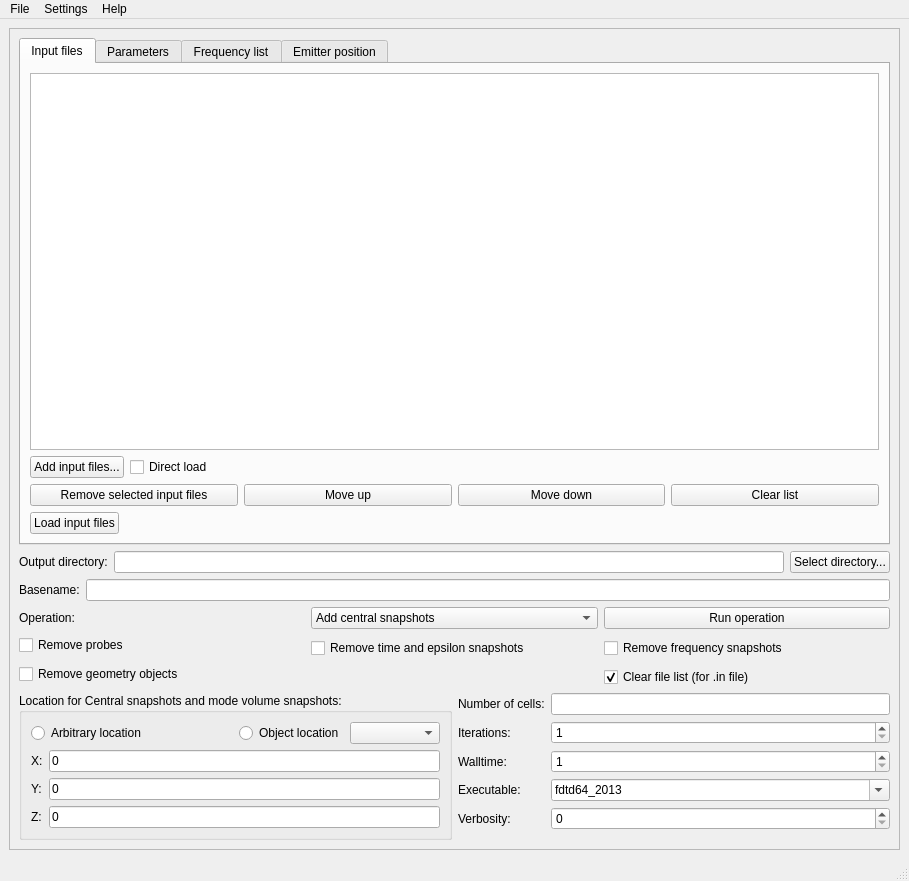
<?xml version="1.0" encoding="UTF-8"?>
<ui version="4.0">
 <class>MainWindow</class>
 <widget class="QMainWindow" name="MainWindow">
  <property name="geometry">
   <rect>
    <x>0</x>
    <y>0</y>
    <width>909</width>
    <height>881</height>
   </rect>
  </property>
  <property name="windowTitle">
   <string>BFDTD tool</string>
  </property>
  <widget class="QWidget" name="centralwidget">
   <layout class="QVBoxLayout" name="verticalLayout_6">
    <item>
     <widget class="QScrollArea" name="scrollArea">
      <property name="verticalScrollBarPolicy">
       <enum>Qt::ScrollBarAsNeeded</enum>
      </property>
      <property name="horizontalScrollBarPolicy">
       <enum>Qt::ScrollBarAsNeeded</enum>
      </property>
      <property name="widgetResizable">
       <bool>true</bool>
      </property>
      <widget class="QWidget" name="scrollAreaWidgetContents">
       <property name="geometry">
        <rect>
         <x>0</x>
         <y>0</y>
         <width>887</width>
         <height>810</height>
        </rect>
       </property>
       <layout class="QVBoxLayout" name="verticalLayout_7">
        <item>
         <layout class="QVBoxLayout" name="verticalLayout_2">
          <item>
           <widget class="QTabWidget" name="tabWidget">
            <property name="currentIndex">
             <number>0</number>
            </property>
            <widget class="QWidget" name="tab">
             <attribute name="title">
              <string>Input files</string>
             </attribute>
             <layout class="QVBoxLayout" name="verticalLayout_4">
              <item>
               <widget class="QListWidget" name="listWidget_InputFiles">
                <property name="selectionMode">
                 <enum>QAbstractItemView::ExtendedSelection</enum>
                </property>
                <property name="selectionRectVisible">
                 <bool>true</bool>
                </property>
               </widget>
              </item>
              <item>
               <layout class="QHBoxLayout" name="horizontalLayout_6">
                <item>
                 <widget class="QPushButton" name="pushButton_addInputFiles">
                  <property name="text">
                   <string>Add input files...</string>
                  </property>
                 </widget>
                </item>
                <item>
                 <widget class="QCheckBox" name="checkBox_DirectLoad">
                  <property name="text">
                   <string>Direct load</string>
                  </property>
                 </widget>
                </item>
                <item>
                 <spacer name="horizontalSpacer">
                  <property name="orientation">
                   <enum>Qt::Horizontal</enum>
                  </property>
                  <property name="sizeHint" stdset="0">
                   <size>
                    <width>40</width>
                    <height>20</height>
                   </size>
                  </property>
                 </spacer>
                </item>
               </layout>
              </item>
              <item>
               <layout class="QHBoxLayout" name="horizontalLayout_9">
                <item>
                 <widget class="QPushButton" name="pushButton_removeInputFiles">
                  <property name="text">
                   <string>Remove selected input files</string>
                  </property>
                 </widget>
                </item>
                <item>
                 <widget class="QPushButton" name="pushButton_moveInputFileUp">
                  <property name="text">
                   <string>Move up</string>
                  </property>
                 </widget>
                </item>
                <item>
                 <widget class="QPushButton" name="pushButton_moveInputFileDown">
                  <property name="text">
                   <string>Move down</string>
                  </property>
                 </widget>
                </item>
                <item>
                 <widget class="QPushButton" name="pushButton_clearList">
                  <property name="text">
                   <string>Clear list</string>
                  </property>
                 </widget>
                </item>
               </layout>
              </item>
              <item>
               <layout class="QHBoxLayout" name="horizontalLayout_10">
                <item>
                 <widget class="QPushButton" name="pushButton_loadInputFiles">
                  <property name="text">
                   <string>Load input files</string>
                  </property>
                 </widget>
                </item>
                <item>
                 <spacer name="horizontalSpacer_2">
                  <property name="orientation">
                   <enum>Qt::Horizontal</enum>
                  </property>
                  <property name="sizeHint" stdset="0">
                   <size>
                    <width>40</width>
                    <height>20</height>
                   </size>
                  </property>
                 </spacer>
                </item>
               </layout>
              </item>
             </layout>
            </widget>
            <widget class="QWidget" name="tab_3">
             <attribute name="title">
              <string>Parameters</string>
             </attribute>
             <widget class="QLabel" name="label_15">
              <property name="geometry">
               <rect>
                <x>460</x>
                <y>40</y>
                <width>161</width>
                <height>17</height>
               </rect>
              </property>
              <property name="text">
               <string>Shellscript parameters:</string>
              </property>
             </widget>
             <widget class="QLabel" name="label_16">
              <property name="geometry">
               <rect>
                <x>20</x>
                <y>30</y>
                <width>161</width>
                <height>17</height>
               </rect>
              </property>
              <property name="text">
               <string>Snapshot parameters:</string>
              </property>
             </widget>
             <widget class="QPushButton" name="pushButton_12">
              <property name="geometry">
               <rect>
                <x>520</x>
                <y>260</y>
                <width>201</width>
                <height>27</height>
               </rect>
              </property>
              <property name="text">
               <string>Load parameters from file...</string>
              </property>
             </widget>
             <widget class="QPushButton" name="pushButton_7">
              <property name="geometry">
               <rect>
                <x>270</x>
                <y>270</y>
                <width>201</width>
                <height>27</height>
               </rect>
              </property>
              <property name="text">
               <string>Load parameters from file...</string>
              </property>
             </widget>
             <widget class="QListView" name="listView_3">
              <property name="geometry">
               <rect>
                <x>710</x>
                <y>130</y>
                <width>111</width>
                <height>101</height>
               </rect>
              </property>
             </widget>
             <widget class="QLabel" name="label_13">
              <property name="geometry">
               <rect>
                <x>20</x>
                <y>310</y>
                <width>101</width>
                <height>17</height>
               </rect>
              </property>
              <property name="text">
               <string>Output:</string>
              </property>
             </widget>
             <widget class="QLabel" name="label_11">
              <property name="geometry">
               <rect>
                <x>110</x>
                <y>320</y>
                <width>121</width>
                <height>17</height>
               </rect>
              </property>
              <property name="text">
               <string>Slicing direction:</string>
              </property>
             </widget>
             <widget class="QLabel" name="label_17">
              <property name="geometry">
               <rect>
                <x>120</x>
                <y>290</y>
                <width>62</width>
                <height>17</height>
               </rect>
              </property>
              <property name="text">
               <string>X:</string>
              </property>
             </widget>
             <widget class="QComboBox" name="comboBox_3">
              <property name="geometry">
               <rect>
                <x>290</x>
                <y>330</y>
                <width>87</width>
                <height>29</height>
               </rect>
              </property>
             </widget>
             <widget class="QTableWidget" name="tableWidget">
              <property name="geometry">
               <rect>
                <x>60</x>
                <y>60</y>
                <width>351</width>
                <height>192</height>
               </rect>
              </property>
              <property name="acceptDrops">
               <bool>true</bool>
              </property>
              <property name="dragEnabled">
               <bool>true</bool>
              </property>
              <property name="dragDropOverwriteMode">
               <bool>false</bool>
              </property>
              <property name="dragDropMode">
               <enum>QAbstractItemView::InternalMove</enum>
              </property>
              <property name="defaultDropAction">
               <enum>Qt::IgnoreAction</enum>
              </property>
              <property name="selectionMode">
               <enum>QAbstractItemView::MultiSelection</enum>
              </property>
              <property name="sortingEnabled">
               <bool>false</bool>
              </property>
              <row>
               <property name="text">
                <string>0</string>
               </property>
              </row>
              <row>
               <property name="text">
                <string>1</string>
               </property>
              </row>
              <row>
               <property name="text">
                <string>2</string>
               </property>
              </row>
              <row>
               <property name="text">
                <string>3</string>
               </property>
              </row>
              <row>
               <property name="text">
                <string>4</string>
               </property>
              </row>
              <column>
               <property name="text">
                <string>a</string>
               </property>
              </column>
              <column>
               <property name="text">
                <string>b</string>
               </property>
              </column>
              <column>
               <property name="text">
                <string>c</string>
               </property>
              </column>
              <item row="0" column="0">
               <property name="text">
                <string>456</string>
               </property>
              </item>
              <item row="0" column="1">
               <property name="text">
                <string>54</string>
               </property>
              </item>
              <item row="0" column="2">
               <property name="text">
                <string>456899</string>
               </property>
              </item>
              <item row="1" column="0">
               <property name="text">
                <string>1</string>
               </property>
              </item>
              <item row="1" column="1">
               <property name="text">
                <string>24524</string>
               </property>
              </item>
              <item row="1" column="2">
               <property name="text">
                <string>4689</string>
               </property>
              </item>
              <item row="2" column="0">
               <property name="text">
                <string>4444</string>
               </property>
              </item>
              <item row="2" column="1">
               <property name="text">
                <string>1</string>
               </property>
              </item>
              <item row="2" column="2">
               <property name="text">
                <string>47</string>
               </property>
              </item>
              <item row="3" column="0">
               <property name="text">
                <string>478</string>
               </property>
              </item>
              <item row="3" column="1">
               <property name="text">
                <string>45</string>
               </property>
              </item>
              <item row="3" column="2">
               <property name="text">
                <string>47</string>
               </property>
              </item>
              <item row="4" column="0">
               <property name="text">
                <string>75896</string>
               </property>
              </item>
              <item row="4" column="1">
               <property name="text">
                <string>1</string>
               </property>
              </item>
              <item row="4" column="2">
               <property name="text">
                <string>4777</string>
               </property>
              </item>
             </widget>
             <widget class="QListWidget" name="listWidget">
              <property name="geometry">
               <rect>
                <x>430</x>
                <y>70</y>
                <width>256</width>
                <height>161</height>
               </rect>
              </property>
              <property name="dragEnabled">
               <bool>true</bool>
              </property>
              <property name="dragDropMode">
               <enum>QAbstractItemView::InternalMove</enum>
              </property>
              <item>
               <property name="text">
                <string>gdfg</string>
               </property>
              </item>
              <item>
               <property name="text">
                <string>hhhhhhhhhh</string>
               </property>
              </item>
              <item>
               <property name="text">
                <string>bbbbbbbbbb</string>
               </property>
              </item>
              <item>
               <property name="text">
                <string>asda</string>
               </property>
              </item>
              <item>
               <property name="text">
                <string>aaaaaaaaaaaa</string>
               </property>
              </item>
             </widget>
            </widget>
            <widget class="QWidget" name="tab_4">
             <attribute name="title">
              <string>Frequency list</string>
             </attribute>
             <layout class="QVBoxLayout" name="verticalLayout_5">
              <item>
               <layout class="QHBoxLayout" name="horizontalLayout_7">
                <item>
                 <widget class="QTableWidget" name="tableWidget_Frequencies">
                  <property name="dragEnabled">
                   <bool>true</bool>
                  </property>
                  <property name="dragDropOverwriteMode">
                   <bool>false</bool>
                  </property>
                  <property name="dragDropMode">
                   <enum>QAbstractItemView::DragOnly</enum>
                  </property>
                  <property name="selectionBehavior">
                   <enum>QAbstractItemView::SelectRows</enum>
                  </property>
                  <property name="sortingEnabled">
                   <bool>true</bool>
                  </property>
                  <attribute name="horizontalHeaderDefaultSectionSize">
                   <number>150</number>
                  </attribute>
                  <attribute name="horizontalHeaderStretchLastSection">
                   <bool>true</bool>
                  </attribute>
                  <column>
                   <property name="text">
                    <string>Frequency (MHz)</string>
                   </property>
                  </column>
                  <column>
                   <property name="text">
                    <string>Wavelength (mum)</string>
                   </property>
                  </column>
                  <column>
                   <property name="text">
                    <string>Comment</string>
                   </property>
                  </column>
                 </widget>
                </item>
                <item>
                 <layout class="QVBoxLayout" name="verticalLayout">
                  <item>
                   <widget class="QPushButton" name="pushButton_AddFrequency">
                    <property name="text">
                     <string>Add frequency</string>
                    </property>
                   </widget>
                  </item>
                  <item>
                   <widget class="QPushButton" name="pushButton_AddFrequencyFromFrequencyList">
                    <property name="text">
                     <string>Add from frequency list file...</string>
                    </property>
                   </widget>
                  </item>
                  <item>
                   <widget class="QPushButton" name="pushButton_AddFrequencyFromInpFile">
                    <property name="text">
                     <string>Add from .inp file...</string>
                    </property>
                   </widget>
                  </item>
                  <item>
                   <widget class="QPushButton" name="pushButton_RemoveFrequency">
                    <property name="text">
                     <string>Remove selected frequencies</string>
                    </property>
                   </widget>
                  </item>
                  <item>
                   <widget class="QPushButton" name="pushButton_moveFrequencyUp">
                    <property name="text">
                     <string>Move up</string>
                    </property>
                   </widget>
                  </item>
                  <item>
                   <widget class="QPushButton" name="pushButton_moveFrequencyDown">
                    <property name="text">
                     <string>Move down</string>
                    </property>
                   </widget>
                  </item>
                  <item>
                   <widget class="QPushButton" name="pushButton_clearFrequencyList">
                    <property name="text">
                     <string>Clear list</string>
                    </property>
                   </widget>
                  </item>
                 </layout>
                </item>
               </layout>
              </item>
              <item>
               <layout class="QHBoxLayout" name="horizontalLayout_11">
                <item>
                 <layout class="QFormLayout" name="formLayout_3">
                  <item row="0" column="0">
                   <widget class="QLabel" name="label_8">
                    <property name="text">
                     <string>Starting sample:</string>
                    </property>
                   </widget>
                  </item>
                  <item row="0" column="1">
                   <widget class="QSpinBox" name="spinBox_StartingSample">
                    <property name="minimum">
                     <number>1</number>
                    </property>
                    <property name="maximum">
                     <number>100000000</number>
                    </property>
                   </widget>
                  </item>
                  <item row="1" column="0">
                   <widget class="QLabel" name="label_9">
                    <property name="text">
                     <string>First:</string>
                    </property>
                   </widget>
                  </item>
                  <item row="1" column="1">
                   <widget class="QSpinBox" name="spinBox_First">
                    <property name="minimum">
                     <number>1</number>
                    </property>
                    <property name="maximum">
                     <number>100000000</number>
                    </property>
                   </widget>
                  </item>
                  <item row="2" column="0">
                   <widget class="QLabel" name="label_10">
                    <property name="text">
                     <string>Repetition:</string>
                    </property>
                   </widget>
                  </item>
                  <item row="2" column="1">
                   <widget class="QSpinBox" name="spinBox_Repetition">
                    <property name="minimum">
                     <number>1</number>
                    </property>
                    <property name="maximum">
                     <number>100000000</number>
                    </property>
                   </widget>
                  </item>
                 </layout>
                </item>
                <item>
                 <spacer name="horizontalSpacer_3">
                  <property name="orientation">
                   <enum>Qt::Horizontal</enum>
                  </property>
                  <property name="sizeHint" stdset="0">
                   <size>
                    <width>40</width>
                    <height>20</height>
                   </size>
                  </property>
                 </spacer>
                </item>
               </layout>
              </item>
             </layout>
            </widget>
            <widget class="QWidget" name="tab_5">
             <attribute name="title">
              <string>Emitter position</string>
             </attribute>
            </widget>
           </widget>
          </item>
          <item>
           <layout class="QHBoxLayout" name="horizontalLayout">
            <item>
             <widget class="QLabel" name="label_2">
              <property name="text">
               <string>Output directory:</string>
              </property>
             </widget>
            </item>
            <item>
             <widget class="QLineEdit" name="lineEdit_OutputDirectory"/>
            </item>
            <item>
             <widget class="QPushButton" name="pushButton_SelectOutputDirectory">
              <property name="text">
               <string>Select directory...</string>
              </property>
             </widget>
            </item>
           </layout>
          </item>
          <item>
           <layout class="QHBoxLayout" name="horizontalLayout_2">
            <item>
             <widget class="QLabel" name="label_3">
              <property name="text">
               <string>Basename:</string>
              </property>
             </widget>
            </item>
            <item>
             <widget class="QLineEdit" name="lineEdit_BaseName"/>
            </item>
           </layout>
          </item>
          <item>
           <layout class="QHBoxLayout" name="horizontalLayout_3">
            <item>
             <widget class="QLabel" name="label_5">
              <property name="text">
               <string>Operation:</string>
              </property>
             </widget>
            </item>
            <item>
             <widget class="QComboBox" name="comboBox_Operation">
              <item>
               <property name="text">
                <string>Add central snapshots</string>
               </property>
              </item>
              <item>
               <property name="text">
                <string>Print number of cells</string>
               </property>
              </item>
              <item>
               <property name="text">
                <string>Add mode volume snapshots</string>
               </property>
              </item>
              <item>
               <property name="text">
                <string>Convert frequency to epsilon snapshots</string>
               </property>
              </item>
             </widget>
            </item>
            <item>
             <widget class="QPushButton" name="pushButton_Run">
              <property name="text">
               <string>Run operation</string>
              </property>
             </widget>
            </item>
           </layout>
          </item>
          <item>
           <layout class="QGridLayout" name="gridLayout">
            <item row="0" column="0">
             <widget class="QCheckBox" name="checkBox_removeProbes">
              <property name="text">
               <string>Remove probes</string>
              </property>
             </widget>
            </item>
            <item row="0" column="1" rowspan="2">
             <widget class="QCheckBox" name="checkBox_removeTimeAndEpsilonSnapshots">
              <property name="text">
               <string>Remove time and epsilon snapshots</string>
              </property>
             </widget>
            </item>
            <item row="0" column="2" rowspan="2">
             <widget class="QCheckBox" name="checkBox_removeFrequencySnapshots">
              <property name="text">
               <string>Remove frequency snapshots</string>
              </property>
             </widget>
            </item>
            <item row="1" column="0" rowspan="2">
             <widget class="QCheckBox" name="checkBox_removeGeometryObjects">
              <property name="text">
               <string>Remove geometry objects</string>
              </property>
             </widget>
            </item>
            <item row="2" column="2">
             <widget class="QCheckBox" name="checkBox_clearFileList">
              <property name="text">
               <string>Clear file list (for .in file)</string>
              </property>
              <property name="checked">
               <bool>true</bool>
              </property>
             </widget>
            </item>
           </layout>
          </item>
          <item>
           <layout class="QHBoxLayout" name="horizontalLayout_8">
            <item>
             <widget class="QGroupBox" name="groupBox">
              <property name="title">
               <string>Location for Central snapshots and mode volume snapshots:</string>
              </property>
              <layout class="QVBoxLayout" name="verticalLayout_3">
               <item>
                <layout class="QHBoxLayout" name="horizontalLayout_5">
                 <item>
                  <widget class="QRadioButton" name="radioButton_ArbitraryLocation">
                   <property name="text">
                    <string>Arbitrary location</string>
                   </property>
                  </widget>
                 </item>
                 <item>
                  <layout class="QHBoxLayout" name="horizontalLayout_4">
                   <item>
                    <widget class="QRadioButton" name="radioButton_ObjectLocation">
                     <property name="text">
                      <string>Object location</string>
                     </property>
                    </widget>
                   </item>
                   <item>
                    <widget class="QComboBox" name="comboBox_ObjectLocation"/>
                   </item>
                  </layout>
                 </item>
                </layout>
               </item>
               <item>
                <layout class="QFormLayout" name="formLayout_2">
                 <item row="0" column="0">
                  <widget class="QLabel" name="label_19">
                   <property name="text">
                    <string>X:</string>
                   </property>
                  </widget>
                 </item>
                 <item row="0" column="1">
                  <widget class="QLineEdit" name="lineEdit_X">
                   <property name="text">
                    <string>0</string>
                   </property>
                  </widget>
                 </item>
                 <item row="1" column="0">
                  <widget class="QLabel" name="label_20">
                   <property name="text">
                    <string>Y:</string>
                   </property>
                  </widget>
                 </item>
                 <item row="1" column="1">
                  <widget class="QLineEdit" name="lineEdit_Y">
                   <property name="text">
                    <string>0</string>
                   </property>
                  </widget>
                 </item>
                 <item row="2" column="0">
                  <widget class="QLabel" name="label_21">
                   <property name="text">
                    <string>Z:</string>
                   </property>
                  </widget>
                 </item>
                 <item row="2" column="1">
                  <widget class="QLineEdit" name="lineEdit_Z">
                   <property name="text">
                    <string>0</string>
                   </property>
                  </widget>
                 </item>
                </layout>
               </item>
              </layout>
             </widget>
            </item>
            <item>
             <layout class="QFormLayout" name="formLayout">
              <item row="0" column="0">
               <widget class="QLabel" name="label_18">
                <property name="text">
                 <string>Number of cells:</string>
                </property>
               </widget>
              </item>
              <item row="0" column="1">
               <widget class="QLineEdit" name="lineEdit_Ncells">
                <property name="enabled">
                 <bool>true</bool>
                </property>
                <property name="text">
                 <string/>
                </property>
                <property name="readOnly">
                 <bool>true</bool>
                </property>
               </widget>
              </item>
              <item row="1" column="0">
               <widget class="QLabel" name="label_7">
                <property name="text">
                 <string>Iterations:</string>
                </property>
               </widget>
              </item>
              <item row="1" column="1">
               <widget class="QSpinBox" name="spinBox_Niterations">
                <property name="minimum">
                 <number>1</number>
                </property>
                <property name="maximum">
                 <number>10000000</number>
                </property>
                <property name="singleStep">
                 <number>1000</number>
                </property>
               </widget>
              </item>
              <item row="2" column="0">
               <widget class="QLabel" name="label_4">
                <property name="text">
                 <string>Walltime:</string>
                </property>
               </widget>
              </item>
              <item row="2" column="1">
               <widget class="QSpinBox" name="spinBox_Walltime">
                <property name="minimum">
                 <number>1</number>
                </property>
                <property name="maximum">
                 <number>360</number>
                </property>
               </widget>
              </item>
              <item row="3" column="0">
               <widget class="QLabel" name="label_6">
                <property name="text">
                 <string>Executable:</string>
                </property>
               </widget>
              </item>
              <item row="3" column="1">
               <widget class="QComboBox" name="comboBox_Executable">
                <property name="editable">
                 <bool>true</bool>
                </property>
                <property name="currentIndex">
                 <number>2</number>
                </property>
                <item>
                 <property name="text">
                  <string>fdtd64_2003</string>
                 </property>
                </item>
                <item>
                 <property name="text">
                  <string>fdtd64_2008</string>
                 </property>
                </item>
                <item>
                 <property name="text">
                  <string>fdtd64_2013</string>
                 </property>
                </item>
                <item>
                 <property name="text">
                  <string>fdtd64_2013_dispersive</string>
                 </property>
                </item>
                <item>
                 <property name="text">
                  <string>fdtd64_withRotation</string>
                 </property>
                </item>
               </widget>
              </item>
              <item row="4" column="0">
               <widget class="QLabel" name="label_14">
                <property name="text">
                 <string>Verbosity:</string>
                </property>
               </widget>
              </item>
              <item row="4" column="1">
               <widget class="QSpinBox" name="spinBox_Verbosity"/>
              </item>
             </layout>
            </item>
           </layout>
          </item>
         </layout>
        </item>
       </layout>
      </widget>
     </widget>
    </item>
   </layout>
  </widget>
  <widget class="QMenuBar" name="menubar">
   <property name="geometry">
    <rect>
     <x>0</x>
     <y>0</y>
     <width>909</width>
     <height>27</height>
    </rect>
   </property>
   <widget class="QMenu" name="menuFile">
    <property name="title">
     <string>File</string>
    </property>
    <addaction name="actionSaveConfig"/>
    <addaction name="actionSaveConfigAs"/>
    <addaction name="actionLoadConfig"/>
   </widget>
   <widget class="QMenu" name="menuEdit">
    <property name="title">
     <string>Settings</string>
    </property>
    <addaction name="actionPreferences"/>
   </widget>
   <widget class="QMenu" name="menuHelp">
    <property name="title">
     <string>Help</string>
    </property>
   </widget>
   <addaction name="menuFile"/>
   <addaction name="menuEdit"/>
   <addaction name="menuHelp"/>
  </widget>
  <widget class="QStatusBar" name="statusbar"/>
  <action name="actionPreferences">
   <property name="text">
    <string>Preferences...</string>
   </property>
  </action>
  <action name="actionSaveConfigAs">
   <property name="text">
    <string>Save config as...</string>
   </property>
  </action>
  <action name="actionLoadConfig">
   <property name="text">
    <string>Load config...</string>
   </property>
  </action>
  <action name="actionSaveConfig">
   <property name="text">
    <string>Save config</string>
   </property>
  </action>
 </widget>
 <resources/>
 <connections>
  <connection>
   <sender>pushButton_clearList</sender>
   <signal>clicked()</signal>
   <receiver>listWidget_InputFiles</receiver>
   <slot>clear()</slot>
   <hints>
    <hint type="sourcelabel">
     <x>772</x>
     <y>436</y>
    </hint>
    <hint type="destinationlabel">
     <x>454</x>
     <y>234</y>
    </hint>
   </hints>
  </connection>
 </connections>
</ui>
